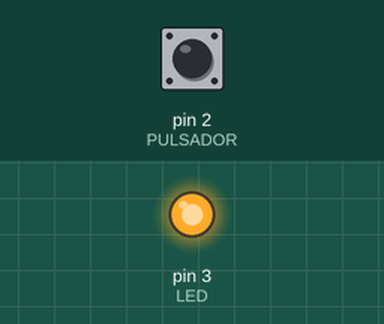
This sketch was run on a simulated Arduino Uno, built with avr-gcc and run on an emulated ATmega328P. Parts: output pins drawn as LEDs (lit = HIGH). The test bench sets the inputs (shaded band); at power-on: pin 2 (PULSADOR) HIGH.

Above: at 0.1 s.
At 3.1 s:
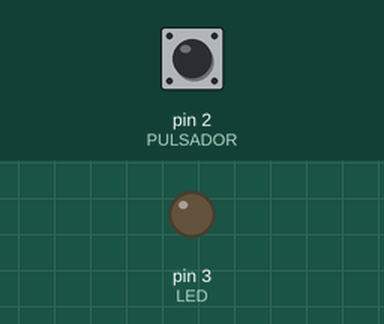
Timing chart, 0 to 4.6 s (numbered marks = the images above):
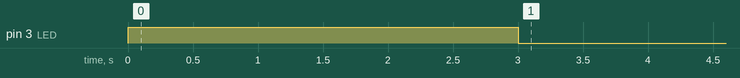

Measured:
- by itself, pin 3 (LED): LOW → HIGH at 0.00 s, → LOW 3.0 s later

The sketch:

tiempo_de_apagado.ino
```cpp
int PULSADOR = 2;
int LED = 3;
int ESTADO = LOW;

void setup (){
  pinMode (PULSADOR, INPUT); //pin 2 como entrada
  pinMode (LED, OUTPUT); // ping 3 como salida
}
 void  loop (){
  while(digitalRead(PULSADOR) == LOW){  //ESPERO A QUE EL PULSADOR SE PRESIONE

  }
 digitalWrite(LED, HIGH);      //enciende led
 delay(3000);                  //espera de 5 segundos
 digitalWrite(LED, LOW);       //apaga led
 while(digitalRead(PULSADOR) == HIGH){//antirebote

 }
 }
```
